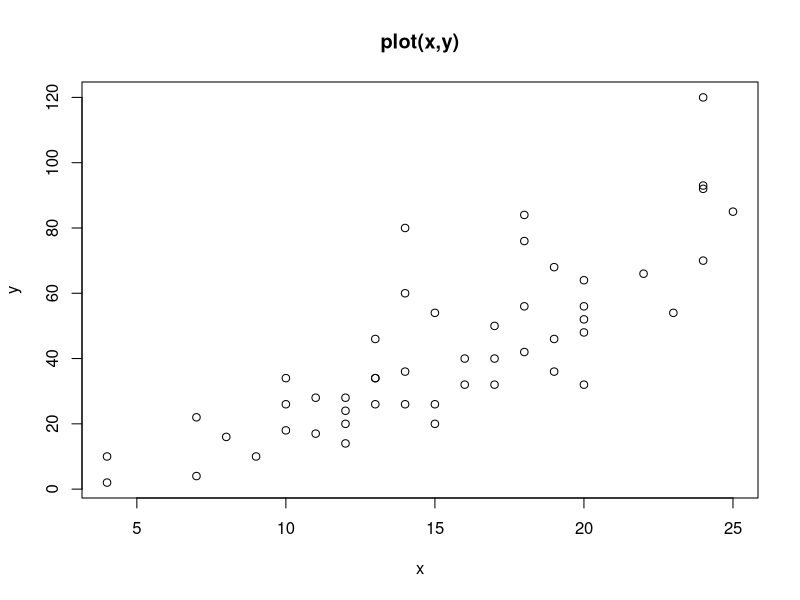
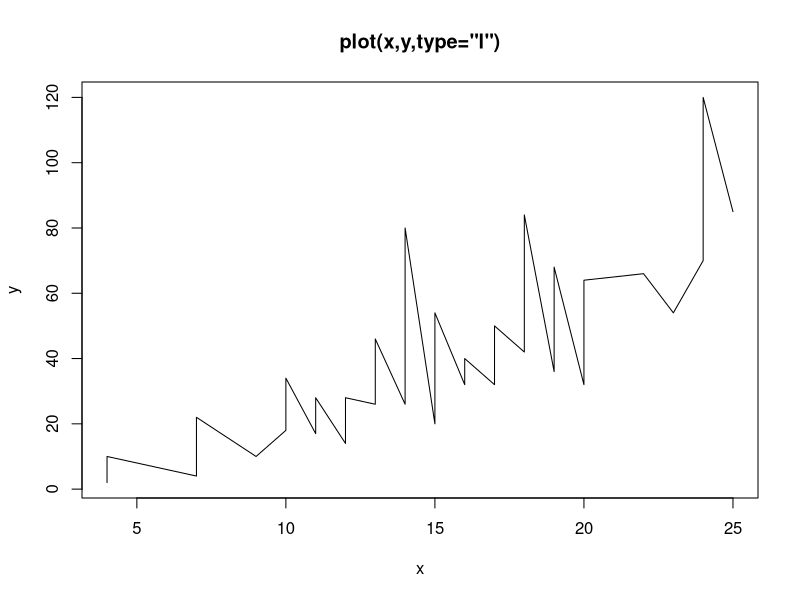
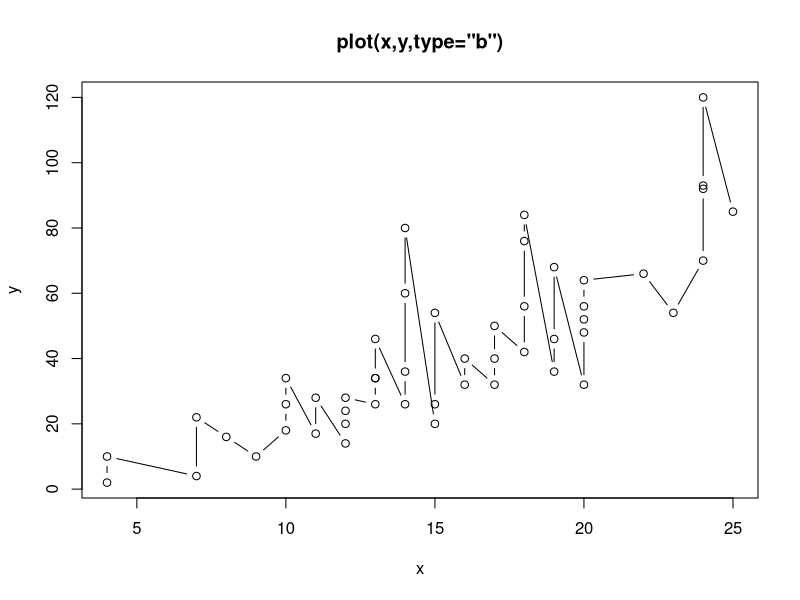
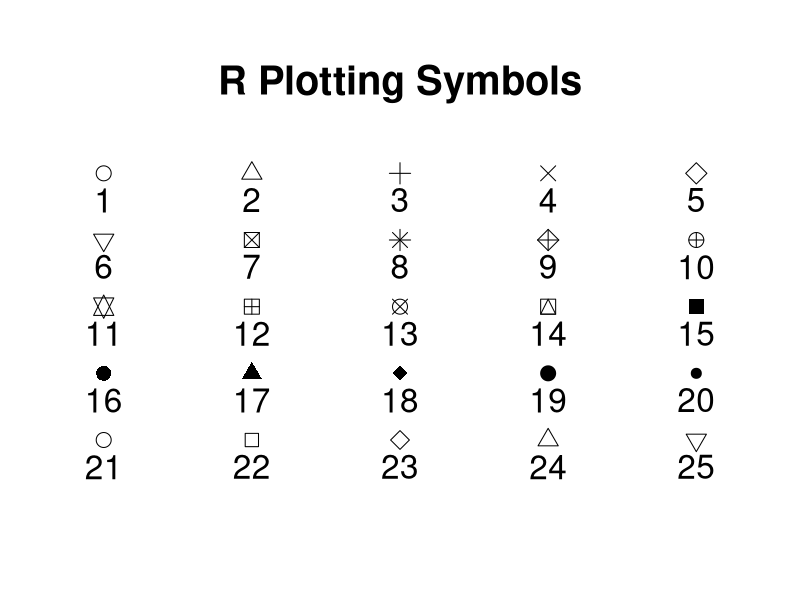
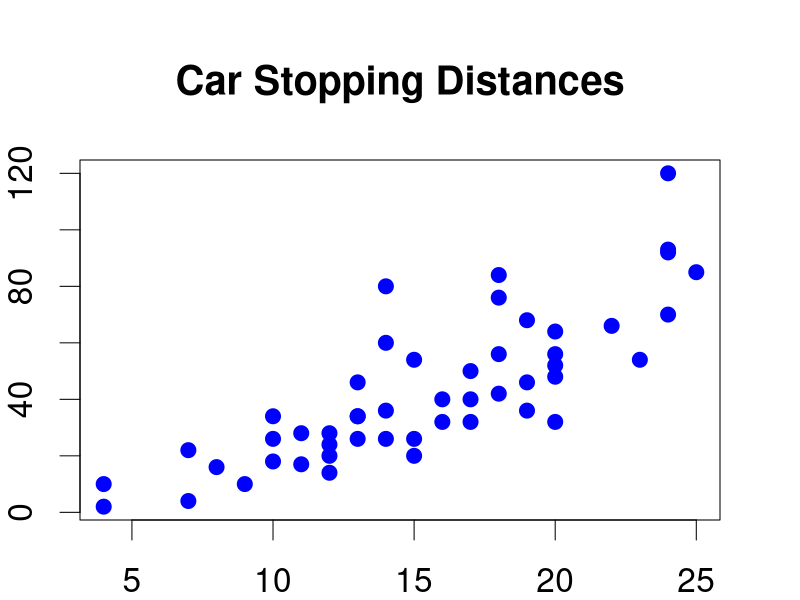
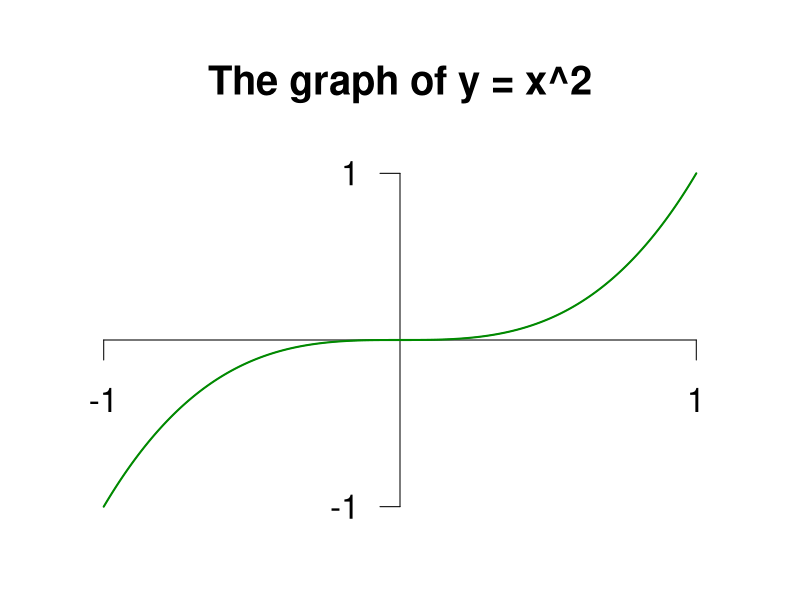

These figures' R source, in order:
## ---- chunk 1
Sys.setlocale("LC_MESSAGES","C")
## ---- chunk 2
1.5 + 2.75
## ---- chunk 3
sqrt(10)
## ---- chunk 4
c(0,1,2,3,4,5,6,7,8,9)
## ---- chunk 5
0:24
## ---- chunk 6
sqrt(0:10)
## ---- chunk 7
c(1,2,3,4,5) + c(1,2,3)
## ---- chunk 8
c(1,2,3,4,5) + c(1,2,3,1,2)
## ---- chunk 9
y <- c(1,2,3,4,5)
## ---- chunk 10
y = c(1,2,3,4,5)
## ---- chunk 11
y^2
## ---- chunk 12
?make.names
## ---- chunk 13
lst = list(10, "eleven", TRUE)
## ---- chunk 14
lst
## ---- chunk 15
(x = { 10 ; 20 })
## ---- chunk 16
z = { x = 10 ; y = x^2; x + y }
## ---- chunk 17
x
## ---- chunk 18
y
## ---- chunk 19
z
## ---- chunk 20
threshold = 100
n = 0
s = 0
while (s <= threshold) {
	n = n + 1
	s = s + n
}
c(n, s)
## ---- chunk 21
square = function(x) x * x
## ---- chunk 22
square(10)
## ---- chunk 23
square(1:10)
## ---- chunk 24
sumsq = function(x) sum(square(x))
## ---- chunk 25
sumsq(1:10)
## ---- chunk 26
sumsq = function(x) sum(square(x - mean(x)))
sumsq(1:10)
## ---- chunk 27
hypot = function(a, b) sqrt(a^2 + b^2)
## ---- chunk 28
hypot = function(a, b=4) sqrt(a^2 + b^2)
## ---- chunk 29
hypot(3)
## ---- chunk 30
hypot(3,5)
## ---- chunk 31
hypot(3,5)
## ---- chunk 32
hypot(b=5,3)
## ---- chunk 33
hypot(b=5,a=3)
## ---- chunk 34
args(hypot)
## ---- chunk 35
with(cars,plot(speed, dist,xlab="x",ylab="y",main="plot(x,y)"))
## ---- chunk 36
with(cars,plot(speed, dist,xlab="x",ylab="y",type="l",main='plot(x,y,type="l")'))
## ---- chunk 37
with(cars,plot(speed, dist,xlab="x",ylab="y",type="b",main='plot(x,y,type="b")'))
## ---- chunk 38
par(cex=2,mar=c(2,2,4,2))
plot(1:5,1:5,type="n",axes=FALSE,ylim=c(0,5),
     xlab="",ylab="",main="R Plotting Symbols")
points(1:5,rep(5,5),pch=1:5)
points(1:5,rep(4,5),pch=5+(1:5))
points(1:5,rep(3,5),pch=10+(1:5))
points(1:5,rep(2,5),pch=15+(1:5))
points(1:5,rep(1,5),pch=20+(1:5))
for (i in 1:5) text(i,4.6,paste(i))
for (i in 1:5) text(i,3.6,paste(i+5))
for (i in 1:5) text(i,2.6,paste(i+10))
for (i in 1:5) text(i,1.6,paste(i+15))
for (i in 1:5) text(i,0.6,paste(i+20))
## ---- chunk 39
plot(cars$speed, cars$dist,
     pch = 19, col = "blue",
     main = "Car Stopping Distances",
     xlab = "Speed (mph)",
     ylab = "Stopping Distance (ft)",
     sub = "(Note that this is very old data)")
## ---- chunk 40
x = seq(-1, 1, length = 1001)
y = x^3
plot(x, y, type = "l", axes = FALSE, ann = FALSE)
axis(1, at = c(-1, 1), pos = 0)
axis(2, at = c(-1, 1), pos = 0, las = 1)
lines(x, y, col = "green4", lwd = 2)
title(main = "The graph of y = x^2")
title(xlab = "x", ylab = "y")
